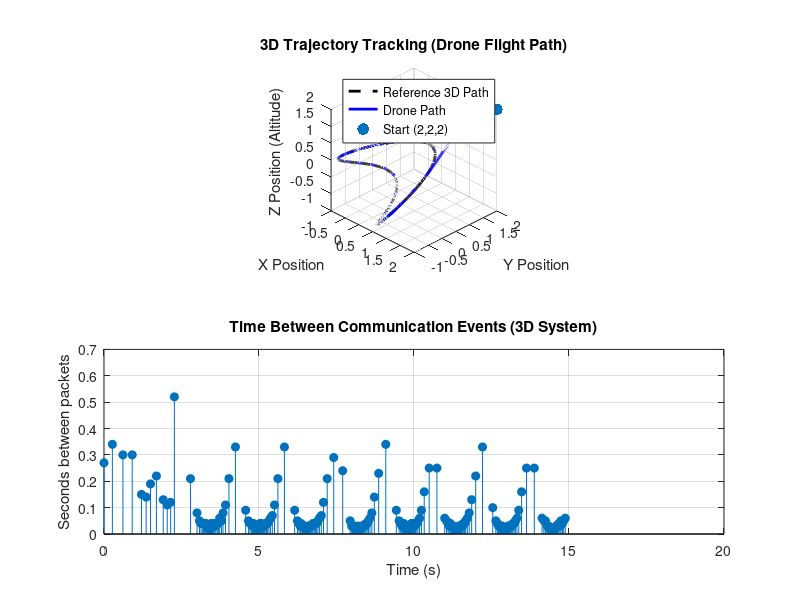

Source code (MATLAB):
% =========================================================================
% 3D Event-Triggered Polynomial Control (Drone Flight Path)
% =========================================================================
clear; clc; close all;

% --- 1. 3D SYSTEM DYNAMICS & LQR ---
% 6 States: X-pos, X-vel, Y-pos, Y-vel, Z-pos, Z-vel
A = zeros(6,6);
A(1,2) = 1; A(3,4) = 1; A(5,6) = 1;

% 3 Inputs: X-accel, Y-accel, Z-accel
B = zeros(6,3);
B(2,1) = 1; B(4,2) = 1; B(6,3) = 1;

% Q penalizes positions (10) and velocities (1) for X, Y, Z
Q = diag([10, 1, 10, 1, 10, 1]); 
% R penalizes acceleration effort for X, Y, Z
R = diag([0.1, 0.1, 0.1]);     

K = lqr(A, B, Q, R);      % Calculate 3x6 Gain Matrix
P = lyap((A - B*K)', Q);  % Lyapunov matrix for the trigger

% --- 2. SIMULATION SETUP ---
dt = 0.01;                
t_final = 15;             
time = 0:dt:t_final;
N = length(time);

% Start off-path at (x=2, y=2, z=2)
x = [2; 0; 2; 0; 2; 0];         
t_k = 0;                  
sigma = 0.05;             

% Pre-compute matrix powers for polynomial
A_cl = A - B*K;
A_cl_2 = A_cl * A_cl;

% Storage
x_hist = zeros(6, N);
xr_hist = zeros(6, N);
event_times = [];

% --- 3. MAIN LOOP ---
for i = 1:N
    t = time(i);
    
    % a) Define 3D Trajectory (Lissajous Knot)
    % xr = [px; vx; py; vy; pz; vz]
    xr = [sin(t); cos(t); sin(2*t); 2*cos(2*t); cos(t); -sin(t)];
    
    % ur = [ax; ay; az]
    ur = [-sin(t); -4*sin(2*t); -cos(t)];
    ur_dot = [-cos(t); -8*cos(2*t); sin(t)];
    ur_ddot = [sin(t); 16*sin(2*t); cos(t)];
    
    % Exact error
    e = x - xr;
    
    % b) Calculate Polynomial Coefficients (Now 3x1 Vectors!)
    if t == t_k
        event_times = [event_times, t]; 
        c0 = ur - K*e;
        c1 = ur_dot - K * A_cl * e;
        c2 = 0.5 * (ur_ddot - K * A_cl_2 * e);
    end
    
    % c) Actuator Applies Polynomial Control
    delta_t = t - t_k;
    u_applied = c0 + c1*delta_t + c2*(delta_t^2);
    
    % d) Lyapunov Event Trigger Check
    u_ideal = ur - K*e;
    epsilon = u_applied - u_ideal;
    
    trigger_left = norm(2 * e' * P * B * epsilon);
    trigger_right = sigma * (e' * Q * e);
    
    if trigger_left >= trigger_right && t > t_k
        t_k = t + dt; 
    end
    
    % e) Update Physics
    x = x + (A*x + B*u_applied) * dt;
    
    % Save data
    x_hist(:, i) = x;
    xr_hist(:, i) = xr;
end

% --- 4. PLOT RESULTS ---
figure('Position', [100, 100, 900, 700]);

% Plot 1: 3D Trajectory
subplot(2,1,1);
plot3(xr_hist(1,:), xr_hist(3,:), xr_hist(5,:), 'k--', 'LineWidth', 2); hold on;
plot3(x_hist(1,:), x_hist(3,:), x_hist(5,:), 'b', 'LineWidth', 2);
scatter3(x_hist(1,1), x_hist(3,1), x_hist(5,1), 70, 'ro', 'filled'); % Start point
title('3D Trajectory Tracking (Drone Flight Path)');
xlabel('X Position'); ylabel('Y Position'); zlabel('Z Position (Altitude)');
legend('Reference 3D Path', 'Drone Path', 'Start (2,2,2)'); 
grid on; axis equal; view(45, 30); % Set a nice 3D viewing angle

% Plot 2: Event Times
subplot(2,1,2);
stem(event_times(1:end-1), diff(event_times), 'filled');
title('Time Between Communication Events (3D System)');
xlabel('Time (s)'); ylabel('Seconds between packets'); 
grid on;

fprintf('Events triggered: %d out of %d steps.\n', length(event_times), N);
